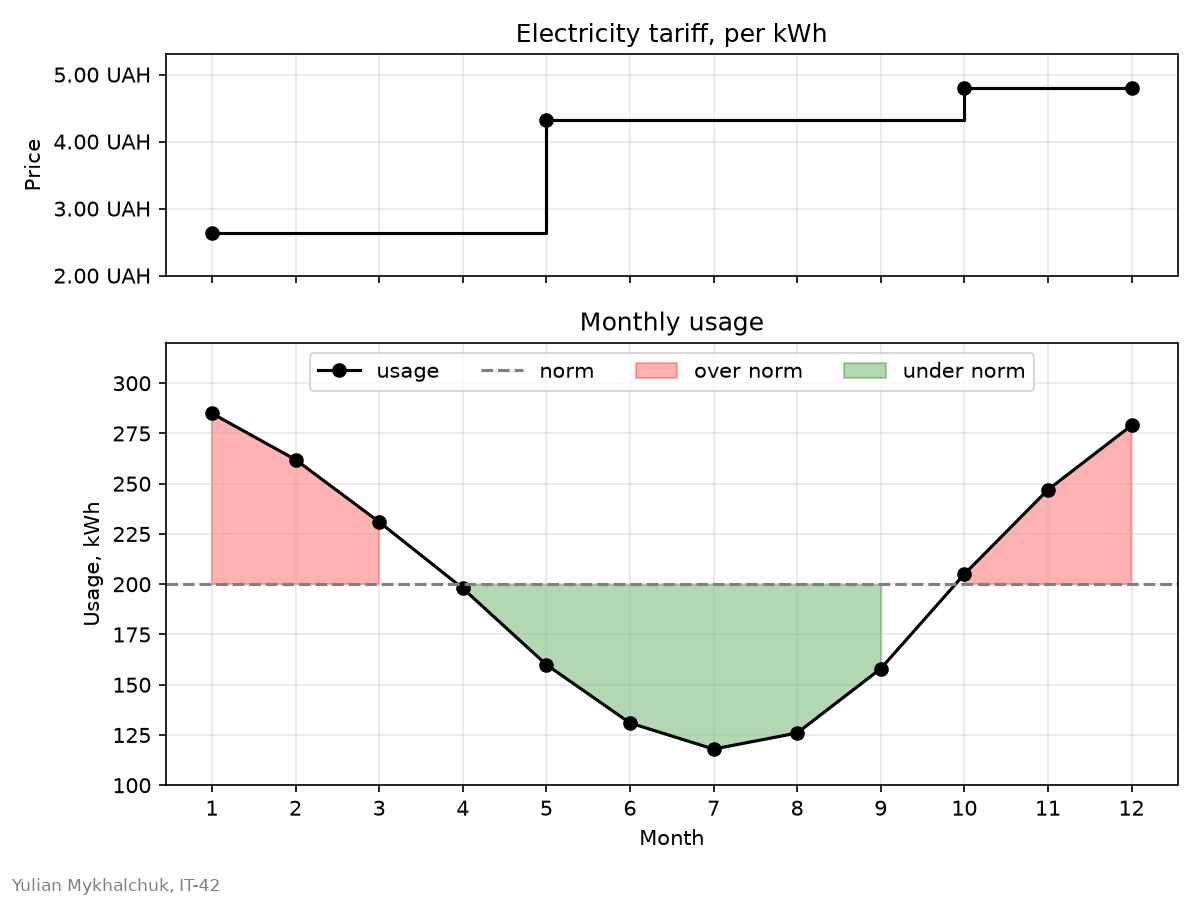

Write Python code to recreate this figure.
import numpy as np
import matplotlib.pyplot as plt

STUDENT_NAME = "Yulian Mykhalchuk"
STUDENT_GROUP = "IT-42"

tariff_months = [1, 5, 10, 12]
tariff_prices = [2.64, 4.32, 4.80, 4.80]

months = np.arange(1, 13)
usage = np.array([285, 262, 231, 198, 160, 131, 118, 126, 158, 205, 247, 279])
norm = 200

fig, (ax1, ax2) = plt.subplots(
    2, 1,
    figsize=(8, 6),
    sharex=True,
    gridspec_kw={"height_ratios": [1, 2]}
)

ax1.step(
    tariff_months,
    tariff_prices,
    where="post",
    color="black"
)
ax1.plot(
    tariff_months,
    tariff_prices,
    "o",
    color="black"
)

ax1.set_title("Electricity tariff, per kWh")
ax1.set_ylabel("Price")
ax1.set_ylim(2.0, 5.3)
ax1.set_yticks([2, 3, 4, 5])
ax1.set_yticklabels(["2.00 UAH", "3.00 UAH", "4.00 UAH", "5.00 UAH"])
ax1.grid(True, alpha=0.3)

ax2.plot(
    months,
    usage,
    color="black",
    marker="o",
    label="usage"
)

ax2.axhline(
    norm,
    color="gray",
    linestyle="--",
    label="norm"
)

ax2.fill_between(
    months,
    usage,
    norm,
    where=usage > norm,
    color="red",
    alpha=0.3,
    label="over norm"
)

ax2.fill_between(
    months,
    usage,
    norm,
    where=usage <= norm,
    color="green",
    alpha=0.3,
    label="under norm"
)

ax2.set_title("Monthly usage")
ax2.set_xlabel("Month")
ax2.set_ylabel("Usage, kWh")
ax2.set_xticks(months)
ax2.set_ylim(100, 320)
ax2.grid(True, alpha=0.3)

ax2.legend(
    loc="upper center",
    ncol=4
)

fig.text(
    0.01,
    0.01,
    f"{STUDENT_NAME}, {STUDENT_GROUP}",
    fontsize=8,
    color="gray"
)

fig.tight_layout(rect=[0, 0.03, 1, 1])
fig.savefig("task_3.png", dpi=150)

plt.show()
